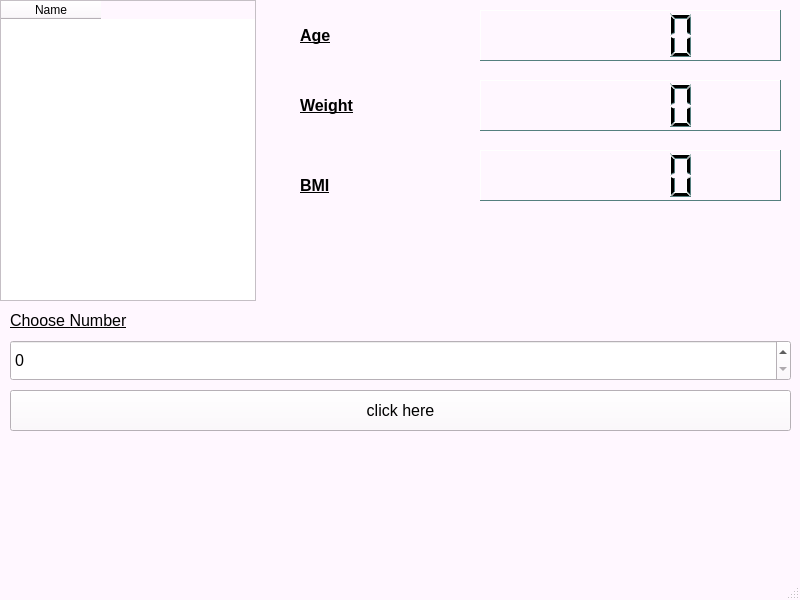
<?xml version="1.0" encoding="UTF-8"?>
<ui version="4.0">
 <class>MainWindow</class>
 <widget class="QMainWindow" name="MainWindow">
  <property name="geometry">
   <rect>
    <x>0</x>
    <y>0</y>
    <width>800</width>
    <height>600</height>
   </rect>
  </property>
  <property name="palette">
   <palette>
    <active>
     <colorrole role="WindowText">
      <brush brushstyle="SolidPattern">
       <color alpha="255">
        <red>0</red>
        <green>0</green>
        <blue>0</blue>
       </color>
      </brush>
     </colorrole>
     <colorrole role="Button">
      <brush brushstyle="SolidPattern">
       <color alpha="255">
        <red>255</red>
        <green>247</green>
        <blue>255</blue>
       </color>
      </brush>
     </colorrole>
     <colorrole role="Light">
      <brush brushstyle="SolidPattern">
       <color alpha="255">
        <red>255</red>
        <green>255</green>
        <blue>255</blue>
       </color>
      </brush>
     </colorrole>
     <colorrole role="Midlight">
      <brush brushstyle="SolidPattern">
       <color alpha="255">
        <red>255</red>
        <green>251</green>
        <blue>255</blue>
       </color>
      </brush>
     </colorrole>
     <colorrole role="Dark">
      <brush brushstyle="SolidPattern">
       <color alpha="255">
        <red>127</red>
        <green>123</green>
        <blue>127</blue>
       </color>
      </brush>
     </colorrole>
     <colorrole role="Mid">
      <brush brushstyle="SolidPattern">
       <color alpha="255">
        <red>170</red>
        <green>165</green>
        <blue>170</blue>
       </color>
      </brush>
     </colorrole>
     <colorrole role="Text">
      <brush brushstyle="SolidPattern">
       <color alpha="255">
        <red>0</red>
        <green>0</green>
        <blue>0</blue>
       </color>
      </brush>
     </colorrole>
     <colorrole role="BrightText">
      <brush brushstyle="SolidPattern">
       <color alpha="255">
        <red>255</red>
        <green>255</green>
        <blue>255</blue>
       </color>
      </brush>
     </colorrole>
     <colorrole role="ButtonText">
      <brush brushstyle="SolidPattern">
       <color alpha="255">
        <red>0</red>
        <green>0</green>
        <blue>0</blue>
       </color>
      </brush>
     </colorrole>
     <colorrole role="Base">
      <brush brushstyle="SolidPattern">
       <color alpha="255">
        <red>255</red>
        <green>255</green>
        <blue>255</blue>
       </color>
      </brush>
     </colorrole>
     <colorrole role="Window">
      <brush brushstyle="SolidPattern">
       <color alpha="255">
        <red>255</red>
        <green>247</green>
        <blue>255</blue>
       </color>
      </brush>
     </colorrole>
     <colorrole role="Shadow">
      <brush brushstyle="SolidPattern">
       <color alpha="255">
        <red>0</red>
        <green>0</green>
        <blue>0</blue>
       </color>
      </brush>
     </colorrole>
     <colorrole role="AlternateBase">
      <brush brushstyle="SolidPattern">
       <color alpha="255">
        <red>255</red>
        <green>251</green>
        <blue>255</blue>
       </color>
      </brush>
     </colorrole>
     <colorrole role="ToolTipBase">
      <brush brushstyle="SolidPattern">
       <color alpha="255">
        <red>255</red>
        <green>255</green>
        <blue>220</blue>
       </color>
      </brush>
     </colorrole>
     <colorrole role="ToolTipText">
      <brush brushstyle="SolidPattern">
       <color alpha="255">
        <red>0</red>
        <green>0</green>
        <blue>0</blue>
       </color>
      </brush>
     </colorrole>
    </active>
    <inactive>
     <colorrole role="WindowText">
      <brush brushstyle="SolidPattern">
       <color alpha="255">
        <red>0</red>
        <green>0</green>
        <blue>0</blue>
       </color>
      </brush>
     </colorrole>
     <colorrole role="Button">
      <brush brushstyle="SolidPattern">
       <color alpha="255">
        <red>255</red>
        <green>247</green>
        <blue>255</blue>
       </color>
      </brush>
     </colorrole>
     <colorrole role="Light">
      <brush brushstyle="SolidPattern">
       <color alpha="255">
        <red>255</red>
        <green>255</green>
        <blue>255</blue>
       </color>
      </brush>
     </colorrole>
     <colorrole role="Midlight">
      <brush brushstyle="SolidPattern">
       <color alpha="255">
        <red>255</red>
        <green>251</green>
        <blue>255</blue>
       </color>
      </brush>
     </colorrole>
     <colorrole role="Dark">
      <brush brushstyle="SolidPattern">
       <color alpha="255">
        <red>127</red>
        <green>123</green>
        <blue>127</blue>
       </color>
      </brush>
     </colorrole>
     <colorrole role="Mid">
      <brush brushstyle="SolidPattern">
       <color alpha="255">
        <red>170</red>
        <green>165</green>
        <blue>170</blue>
       </color>
      </brush>
     </colorrole>
     <colorrole role="Text">
      <brush brushstyle="SolidPattern">
       <color alpha="255">
        <red>0</red>
        <green>0</green>
        <blue>0</blue>
       </color>
      </brush>
     </colorrole>
     <colorrole role="BrightText">
      <brush brushstyle="SolidPattern">
       <color alpha="255">
        <red>255</red>
        <green>255</green>
        <blue>255</blue>
       </color>
      </brush>
     </colorrole>
     <colorrole role="ButtonText">
      <brush brushstyle="SolidPattern">
       <color alpha="255">
        <red>0</red>
        <green>0</green>
        <blue>0</blue>
       </color>
      </brush>
     </colorrole>
     <colorrole role="Base">
      <brush brushstyle="SolidPattern">
       <color alpha="255">
        <red>255</red>
        <green>255</green>
        <blue>255</blue>
       </color>
      </brush>
     </colorrole>
     <colorrole role="Window">
      <brush brushstyle="SolidPattern">
       <color alpha="255">
        <red>255</red>
        <green>247</green>
        <blue>255</blue>
       </color>
      </brush>
     </colorrole>
     <colorrole role="Shadow">
      <brush brushstyle="SolidPattern">
       <color alpha="255">
        <red>0</red>
        <green>0</green>
        <blue>0</blue>
       </color>
      </brush>
     </colorrole>
     <colorrole role="AlternateBase">
      <brush brushstyle="SolidPattern">
       <color alpha="255">
        <red>255</red>
        <green>251</green>
        <blue>255</blue>
       </color>
      </brush>
     </colorrole>
     <colorrole role="ToolTipBase">
      <brush brushstyle="SolidPattern">
       <color alpha="255">
        <red>255</red>
        <green>255</green>
        <blue>220</blue>
       </color>
      </brush>
     </colorrole>
     <colorrole role="ToolTipText">
      <brush brushstyle="SolidPattern">
       <color alpha="255">
        <red>0</red>
        <green>0</green>
        <blue>0</blue>
       </color>
      </brush>
     </colorrole>
    </inactive>
    <disabled>
     <colorrole role="WindowText">
      <brush brushstyle="SolidPattern">
       <color alpha="255">
        <red>127</red>
        <green>123</green>
        <blue>127</blue>
       </color>
      </brush>
     </colorrole>
     <colorrole role="Button">
      <brush brushstyle="SolidPattern">
       <color alpha="255">
        <red>255</red>
        <green>247</green>
        <blue>255</blue>
       </color>
      </brush>
     </colorrole>
     <colorrole role="Light">
      <brush brushstyle="SolidPattern">
       <color alpha="255">
        <red>255</red>
        <green>255</green>
        <blue>255</blue>
       </color>
      </brush>
     </colorrole>
     <colorrole role="Midlight">
      <brush brushstyle="SolidPattern">
       <color alpha="255">
        <red>255</red>
        <green>251</green>
        <blue>255</blue>
       </color>
      </brush>
     </colorrole>
     <colorrole role="Dark">
      <brush brushstyle="SolidPattern">
       <color alpha="255">
        <red>127</red>
        <green>123</green>
        <blue>127</blue>
       </color>
      </brush>
     </colorrole>
     <colorrole role="Mid">
      <brush brushstyle="SolidPattern">
       <color alpha="255">
        <red>170</red>
        <green>165</green>
        <blue>170</blue>
       </color>
      </brush>
     </colorrole>
     <colorrole role="Text">
      <brush brushstyle="SolidPattern">
       <color alpha="255">
        <red>127</red>
        <green>123</green>
        <blue>127</blue>
       </color>
      </brush>
     </colorrole>
     <colorrole role="BrightText">
      <brush brushstyle="SolidPattern">
       <color alpha="255">
        <red>255</red>
        <green>255</green>
        <blue>255</blue>
       </color>
      </brush>
     </colorrole>
     <colorrole role="ButtonText">
      <brush brushstyle="SolidPattern">
       <color alpha="255">
        <red>127</red>
        <green>123</green>
        <blue>127</blue>
       </color>
      </brush>
     </colorrole>
     <colorrole role="Base">
      <brush brushstyle="SolidPattern">
       <color alpha="255">
        <red>255</red>
        <green>247</green>
        <blue>255</blue>
       </color>
      </brush>
     </colorrole>
     <colorrole role="Window">
      <brush brushstyle="SolidPattern">
       <color alpha="255">
        <red>255</red>
        <green>247</green>
        <blue>255</blue>
       </color>
      </brush>
     </colorrole>
     <colorrole role="Shadow">
      <brush brushstyle="SolidPattern">
       <color alpha="255">
        <red>0</red>
        <green>0</green>
        <blue>0</blue>
       </color>
      </brush>
     </colorrole>
     <colorrole role="AlternateBase">
      <brush brushstyle="SolidPattern">
       <color alpha="255">
        <red>255</red>
        <green>247</green>
        <blue>255</blue>
       </color>
      </brush>
     </colorrole>
     <colorrole role="ToolTipBase">
      <brush brushstyle="SolidPattern">
       <color alpha="255">
        <red>255</red>
        <green>255</green>
        <blue>220</blue>
       </color>
      </brush>
     </colorrole>
     <colorrole role="ToolTipText">
      <brush brushstyle="SolidPattern">
       <color alpha="255">
        <red>0</red>
        <green>0</green>
        <blue>0</blue>
       </color>
      </brush>
     </colorrole>
    </disabled>
   </palette>
  </property>
  <property name="windowTitle">
   <string>MainWindow</string>
  </property>
  <widget class="QWidget" name="centralwidget">
   <widget class="QTableWidget" name="tableWidget">
    <property name="geometry">
     <rect>
      <x>0</x>
      <y>0</y>
      <width>256</width>
      <height>301</height>
     </rect>
    </property>
    <column>
     <property name="text">
      <string>Name</string>
     </property>
    </column>
   </widget>
   <widget class="QLabel" name="label">
    <property name="geometry">
     <rect>
      <x>10</x>
      <y>300</y>
      <width>781</width>
      <height>41</height>
     </rect>
    </property>
    <property name="font">
     <font>
      <family>Arial</family>
      <pointsize>12</pointsize>
      <underline>true</underline>
     </font>
    </property>
    <property name="text">
     <string>Choose Number</string>
    </property>
   </widget>
   <widget class="QSpinBox" name="spinBox">
    <property name="geometry">
     <rect>
      <x>10</x>
      <y>340</y>
      <width>781</width>
      <height>41</height>
     </rect>
    </property>
    <property name="font">
     <font>
      <family>Arial</family>
      <pointsize>12</pointsize>
     </font>
    </property>
   </widget>
   <widget class="QPushButton" name="pushButton">
    <property name="geometry">
     <rect>
      <x>10</x>
      <y>390</y>
      <width>781</width>
      <height>41</height>
     </rect>
    </property>
    <property name="font">
     <font>
      <family>Arial</family>
      <pointsize>12</pointsize>
     </font>
    </property>
    <property name="text">
     <string>click here</string>
    </property>
   </widget>
   <widget class="QLabel" name="label_2">
    <property name="geometry">
     <rect>
      <x>300</x>
      <y>0</y>
      <width>151</width>
      <height>71</height>
     </rect>
    </property>
    <property name="font">
     <font>
      <family>Arial</family>
      <pointsize>12</pointsize>
      <weight>75</weight>
      <bold>true</bold>
      <underline>true</underline>
     </font>
    </property>
    <property name="text">
     <string>Age</string>
    </property>
   </widget>
   <widget class="QLabel" name="label_3">
    <property name="geometry">
     <rect>
      <x>300</x>
      <y>80</y>
      <width>121</width>
      <height>51</height>
     </rect>
    </property>
    <property name="font">
     <font>
      <family>Arial</family>
      <pointsize>12</pointsize>
      <weight>75</weight>
      <bold>true</bold>
      <underline>true</underline>
     </font>
    </property>
    <property name="text">
     <string>Weight</string>
    </property>
   </widget>
   <widget class="QLabel" name="label_4">
    <property name="geometry">
     <rect>
      <x>300</x>
      <y>160</y>
      <width>121</width>
      <height>51</height>
     </rect>
    </property>
    <property name="font">
     <font>
      <family>Arial</family>
      <pointsize>12</pointsize>
      <weight>75</weight>
      <bold>true</bold>
      <underline>true</underline>
     </font>
    </property>
    <property name="text">
     <string>BMI</string>
    </property>
   </widget>
   <widget class="QLCDNumber" name="lcdNumber">
    <property name="geometry">
     <rect>
      <x>480</x>
      <y>10</y>
      <width>301</width>
      <height>51</height>
     </rect>
    </property>
    <property name="palette">
     <palette>
      <active>
       <colorrole role="WindowText">
        <brush brushstyle="SolidPattern">
         <color alpha="255">
          <red>0</red>
          <green>0</green>
          <blue>0</blue>
         </color>
        </brush>
       </colorrole>
       <colorrole role="Button">
        <brush brushstyle="SolidPattern">
         <color alpha="255">
          <red>170</red>
          <green>255</green>
          <blue>255</blue>
         </color>
        </brush>
       </colorrole>
       <colorrole role="Light">
        <brush brushstyle="SolidPattern">
         <color alpha="255">
          <red>255</red>
          <green>255</green>
          <blue>255</blue>
         </color>
        </brush>
       </colorrole>
       <colorrole role="Midlight">
        <brush brushstyle="SolidPattern">
         <color alpha="255">
          <red>212</red>
          <green>255</green>
          <blue>255</blue>
         </color>
        </brush>
       </colorrole>
       <colorrole role="Dark">
        <brush brushstyle="SolidPattern">
         <color alpha="255">
          <red>85</red>
          <green>127</green>
          <blue>127</blue>
         </color>
        </brush>
       </colorrole>
       <colorrole role="Mid">
        <brush brushstyle="SolidPattern">
         <color alpha="255">
          <red>113</red>
          <green>170</green>
          <blue>170</blue>
         </color>
        </brush>
       </colorrole>
       <colorrole role="Text">
        <brush brushstyle="SolidPattern">
         <color alpha="255">
          <red>0</red>
          <green>0</green>
          <blue>0</blue>
         </color>
        </brush>
       </colorrole>
       <colorrole role="BrightText">
        <brush brushstyle="SolidPattern">
         <color alpha="255">
          <red>255</red>
          <green>255</green>
          <blue>255</blue>
         </color>
        </brush>
       </colorrole>
       <colorrole role="ButtonText">
        <brush brushstyle="SolidPattern">
         <color alpha="255">
          <red>0</red>
          <green>0</green>
          <blue>0</blue>
         </color>
        </brush>
       </colorrole>
       <colorrole role="Base">
        <brush brushstyle="SolidPattern">
         <color alpha="255">
          <red>255</red>
          <green>255</green>
          <blue>255</blue>
         </color>
        </brush>
       </colorrole>
       <colorrole role="Window">
        <brush brushstyle="SolidPattern">
         <color alpha="255">
          <red>170</red>
          <green>255</green>
          <blue>255</blue>
         </color>
        </brush>
       </colorrole>
       <colorrole role="Shadow">
        <brush brushstyle="SolidPattern">
         <color alpha="255">
          <red>0</red>
          <green>0</green>
          <blue>0</blue>
         </color>
        </brush>
       </colorrole>
       <colorrole role="AlternateBase">
        <brush brushstyle="SolidPattern">
         <color alpha="255">
          <red>212</red>
          <green>255</green>
          <blue>255</blue>
         </color>
        </brush>
       </colorrole>
       <colorrole role="ToolTipBase">
        <brush brushstyle="SolidPattern">
         <color alpha="255">
          <red>255</red>
          <green>255</green>
          <blue>220</blue>
         </color>
        </brush>
       </colorrole>
       <colorrole role="ToolTipText">
        <brush brushstyle="SolidPattern">
         <color alpha="255">
          <red>0</red>
          <green>0</green>
          <blue>0</blue>
         </color>
        </brush>
       </colorrole>
      </active>
      <inactive>
       <colorrole role="WindowText">
        <brush brushstyle="SolidPattern">
         <color alpha="255">
          <red>0</red>
          <green>0</green>
          <blue>0</blue>
         </color>
        </brush>
       </colorrole>
       <colorrole role="Button">
        <brush brushstyle="SolidPattern">
         <color alpha="255">
          <red>170</red>
          <green>255</green>
          <blue>255</blue>
         </color>
        </brush>
       </colorrole>
       <colorrole role="Light">
        <brush brushstyle="SolidPattern">
         <color alpha="255">
          <red>255</red>
          <green>255</green>
          <blue>255</blue>
         </color>
        </brush>
       </colorrole>
       <colorrole role="Midlight">
        <brush brushstyle="SolidPattern">
         <color alpha="255">
          <red>212</red>
          <green>255</green>
          <blue>255</blue>
         </color>
        </brush>
       </colorrole>
       <colorrole role="Dark">
        <brush brushstyle="SolidPattern">
         <color alpha="255">
          <red>85</red>
          <green>127</green>
          <blue>127</blue>
         </color>
        </brush>
       </colorrole>
       <colorrole role="Mid">
        <brush brushstyle="SolidPattern">
         <color alpha="255">
          <red>113</red>
          <green>170</green>
          <blue>170</blue>
         </color>
        </brush>
       </colorrole>
       <colorrole role="Text">
        <brush brushstyle="SolidPattern">
         <color alpha="255">
          <red>0</red>
          <green>0</green>
          <blue>0</blue>
         </color>
        </brush>
       </colorrole>
       <colorrole role="BrightText">
        <brush brushstyle="SolidPattern">
         <color alpha="255">
          <red>255</red>
          <green>255</green>
          <blue>255</blue>
         </color>
        </brush>
       </colorrole>
       <colorrole role="ButtonText">
        <brush brushstyle="SolidPattern">
         <color alpha="255">
          <red>0</red>
          <green>0</green>
          <blue>0</blue>
         </color>
        </brush>
       </colorrole>
       <colorrole role="Base">
        <brush brushstyle="SolidPattern">
         <color alpha="255">
          <red>255</red>
          <green>255</green>
          <blue>255</blue>
         </color>
        </brush>
       </colorrole>
       <colorrole role="Window">
        <brush brushstyle="SolidPattern">
         <color alpha="255">
          <red>170</red>
          <green>255</green>
          <blue>255</blue>
         </color>
        </brush>
       </colorrole>
       <colorrole role="Shadow">
        <brush brushstyle="SolidPattern">
         <color alpha="255">
          <red>0</red>
          <green>0</green>
          <blue>0</blue>
         </color>
        </brush>
       </colorrole>
       <colorrole role="AlternateBase">
        <brush brushstyle="SolidPattern">
         <color alpha="255">
          <red>212</red>
          <green>255</green>
          <blue>255</blue>
         </color>
        </brush>
       </colorrole>
       <colorrole role="ToolTipBase">
        <brush brushstyle="SolidPattern">
         <color alpha="255">
          <red>255</red>
          <green>255</green>
          <blue>220</blue>
         </color>
        </brush>
       </colorrole>
       <colorrole role="ToolTipText">
        <brush brushstyle="SolidPattern">
         <color alpha="255">
          <red>0</red>
          <green>0</green>
          <blue>0</blue>
         </color>
        </brush>
       </colorrole>
      </inactive>
      <disabled>
       <colorrole role="WindowText">
        <brush brushstyle="SolidPattern">
         <color alpha="255">
          <red>85</red>
          <green>127</green>
          <blue>127</blue>
         </color>
        </brush>
       </colorrole>
       <colorrole role="Button">
        <brush brushstyle="SolidPattern">
         <color alpha="255">
          <red>170</red>
          <green>255</green>
          <blue>255</blue>
         </color>
        </brush>
       </colorrole>
       <colorrole role="Light">
        <brush brushstyle="SolidPattern">
         <color alpha="255">
          <red>255</red>
          <green>255</green>
          <blue>255</blue>
         </color>
        </brush>
       </colorrole>
       <colorrole role="Midlight">
        <brush brushstyle="SolidPattern">
         <color alpha="255">
          <red>212</red>
          <green>255</green>
          <blue>255</blue>
         </color>
        </brush>
       </colorrole>
       <colorrole role="Dark">
        <brush brushstyle="SolidPattern">
         <color alpha="255">
          <red>85</red>
          <green>127</green>
          <blue>127</blue>
         </color>
        </brush>
       </colorrole>
       <colorrole role="Mid">
        <brush brushstyle="SolidPattern">
         <color alpha="255">
          <red>113</red>
          <green>170</green>
          <blue>170</blue>
         </color>
        </brush>
       </colorrole>
       <colorrole role="Text">
        <brush brushstyle="SolidPattern">
         <color alpha="255">
          <red>85</red>
          <green>127</green>
          <blue>127</blue>
         </color>
        </brush>
       </colorrole>
       <colorrole role="BrightText">
        <brush brushstyle="SolidPattern">
         <color alpha="255">
          <red>255</red>
          <green>255</green>
          <blue>255</blue>
         </color>
        </brush>
       </colorrole>
       <colorrole role="ButtonText">
        <brush brushstyle="SolidPattern">
         <color alpha="255">
          <red>85</red>
          <green>127</green>
          <blue>127</blue>
         </color>
        </brush>
       </colorrole>
       <colorrole role="Base">
        <brush brushstyle="SolidPattern">
         <color alpha="255">
          <red>170</red>
          <green>255</green>
          <blue>255</blue>
         </color>
        </brush>
       </colorrole>
       <colorrole role="Window">
        <brush brushstyle="SolidPattern">
         <color alpha="255">
          <red>170</red>
          <green>255</green>
          <blue>255</blue>
         </color>
        </brush>
       </colorrole>
       <colorrole role="Shadow">
        <brush brushstyle="SolidPattern">
         <color alpha="255">
          <red>0</red>
          <green>0</green>
          <blue>0</blue>
         </color>
        </brush>
       </colorrole>
       <colorrole role="AlternateBase">
        <brush brushstyle="SolidPattern">
         <color alpha="255">
          <red>170</red>
          <green>255</green>
          <blue>255</blue>
         </color>
        </brush>
       </colorrole>
       <colorrole role="ToolTipBase">
        <brush brushstyle="SolidPattern">
         <color alpha="255">
          <red>255</red>
          <green>255</green>
          <blue>220</blue>
         </color>
        </brush>
       </colorrole>
       <colorrole role="ToolTipText">
        <brush brushstyle="SolidPattern">
         <color alpha="255">
          <red>0</red>
          <green>0</green>
          <blue>0</blue>
         </color>
        </brush>
       </colorrole>
      </disabled>
     </palette>
    </property>
    <property name="frameShape">
     <enum>QFrame::Panel</enum>
    </property>
   </widget>
   <widget class="QLCDNumber" name="lcdNumber_2">
    <property name="geometry">
     <rect>
      <x>480</x>
      <y>80</y>
      <width>301</width>
      <height>51</height>
     </rect>
    </property>
    <property name="palette">
     <palette>
      <active>
       <colorrole role="WindowText">
        <brush brushstyle="SolidPattern">
         <color alpha="255">
          <red>0</red>
          <green>0</green>
          <blue>0</blue>
         </color>
        </brush>
       </colorrole>
       <colorrole role="Button">
        <brush brushstyle="SolidPattern">
         <color alpha="255">
          <red>170</red>
          <green>255</green>
          <blue>255</blue>
         </color>
        </brush>
       </colorrole>
       <colorrole role="Light">
        <brush brushstyle="SolidPattern">
         <color alpha="255">
          <red>255</red>
          <green>255</green>
          <blue>255</blue>
         </color>
        </brush>
       </colorrole>
       <colorrole role="Midlight">
        <brush brushstyle="SolidPattern">
         <color alpha="255">
          <red>212</red>
          <green>255</green>
          <blue>255</blue>
         </color>
        </brush>
       </colorrole>
       <colorrole role="Dark">
        <brush brushstyle="SolidPattern">
         <color alpha="255">
          <red>85</red>
          <green>127</green>
          <blue>127</blue>
         </color>
        </brush>
       </colorrole>
       <colorrole role="Mid">
        <brush brushstyle="SolidPattern">
         <color alpha="255">
          <red>113</red>
          <green>170</green>
          <blue>170</blue>
         </color>
        </brush>
       </colorrole>
       <colorrole role="Text">
        <brush brushstyle="SolidPattern">
         <color alpha="255">
          <red>0</red>
          <green>0</green>
          <blue>0</blue>
         </color>
        </brush>
       </colorrole>
       <colorrole role="BrightText">
        <brush brushstyle="SolidPattern">
         <color alpha="255">
          <red>255</red>
          <green>255</green>
          <blue>255</blue>
         </color>
        </brush>
       </colorrole>
       <colorrole role="ButtonText">
        <brush brushstyle="SolidPattern">
         <color alpha="255">
          <red>0</red>
          <green>0</green>
          <blue>0</blue>
         </color>
        </brush>
       </colorrole>
       <colorrole role="Base">
        <brush brushstyle="SolidPattern">
         <color alpha="255">
          <red>255</red>
          <green>255</green>
          <blue>255</blue>
         </color>
        </brush>
       </colorrole>
       <colorrole role="Window">
        <brush brushstyle="SolidPattern">
         <color alpha="255">
          <red>170</red>
          <green>255</green>
          <blue>255</blue>
         </color>
        </brush>
       </colorrole>
       <colorrole role="Shadow">
        <brush brushstyle="SolidPattern">
         <color alpha="255">
          <red>0</red>
          <green>0</green>
          <blue>0</blue>
         </color>
        </brush>
       </colorrole>
       <colorrole role="AlternateBase">
        <brush brushstyle="SolidPattern">
         <color alpha="255">
          <red>212</red>
          <green>255</green>
          <blue>255</blue>
         </color>
        </brush>
       </colorrole>
       <colorrole role="ToolTipBase">
        <brush brushstyle="SolidPattern">
         <color alpha="255">
          <red>255</red>
          <green>255</green>
          <blue>220</blue>
         </color>
        </brush>
       </colorrole>
       <colorrole role="ToolTipText">
        <brush brushstyle="SolidPattern">
         <color alpha="255">
          <red>0</red>
          <green>0</green>
          <blue>0</blue>
         </color>
        </brush>
       </colorrole>
      </active>
      <inactive>
       <colorrole role="WindowText">
        <brush brushstyle="SolidPattern">
         <color alpha="255">
          <red>0</red>
          <green>0</green>
          <blue>0</blue>
         </color>
        </brush>
       </colorrole>
       <colorrole role="Button">
        <brush brushstyle="SolidPattern">
         <color alpha="255">
          <red>170</red>
          <green>255</green>
          <blue>255</blue>
         </color>
        </brush>
       </colorrole>
       <colorrole role="Light">
        <brush brushstyle="SolidPattern">
         <color alpha="255">
          <red>255</red>
          <green>255</green>
          <blue>255</blue>
         </color>
        </brush>
       </colorrole>
       <colorrole role="Midlight">
        <brush brushstyle="SolidPattern">
         <color alpha="255">
          <red>212</red>
          <green>255</green>
          <blue>255</blue>
         </color>
        </brush>
       </colorrole>
       <colorrole role="Dark">
        <brush brushstyle="SolidPattern">
         <color alpha="255">
          <red>85</red>
          <green>127</green>
          <blue>127</blue>
         </color>
        </brush>
       </colorrole>
       <colorrole role="Mid">
        <brush brushstyle="SolidPattern">
         <color alpha="255">
          <red>113</red>
          <green>170</green>
          <blue>170</blue>
         </color>
        </brush>
       </colorrole>
       <colorrole role="Text">
        <brush brushstyle="SolidPattern">
         <color alpha="255">
          <red>0</red>
          <green>0</green>
          <blue>0</blue>
         </color>
        </brush>
       </colorrole>
       <colorrole role="BrightText">
        <brush brushstyle="SolidPattern">
         <color alpha="255">
          <red>255</red>
          <green>255</green>
          <blue>255</blue>
         </color>
        </brush>
       </colorrole>
       <colorrole role="ButtonText">
        <brush brushstyle="SolidPattern">
         <color alpha="255">
          <red>0</red>
          <green>0</green>
          <blue>0</blue>
         </color>
        </brush>
       </colorrole>
       <colorrole role="Base">
        <brush brushstyle="SolidPattern">
         <color alpha="255">
          <red>255</red>
          <green>255</green>
          <blue>255</blue>
         </color>
        </brush>
       </colorrole>
       <colorrole role="Window">
        <brush brushstyle="SolidPattern">
         <color alpha="255">
          <red>170</red>
          <green>255</green>
          <blue>255</blue>
         </color>
        </brush>
       </colorrole>
       <colorrole role="Shadow">
        <brush brushstyle="SolidPattern">
         <color alpha="255">
          <red>0</red>
          <green>0</green>
          <blue>0</blue>
         </color>
        </brush>
       </colorrole>
       <colorrole role="AlternateBase">
        <brush brushstyle="SolidPattern">
         <color alpha="255">
          <red>212</red>
          <green>255</green>
          <blue>255</blue>
         </color>
        </brush>
       </colorrole>
       <colorrole role="ToolTipBase">
        <brush brushstyle="SolidPattern">
         <color alpha="255">
          <red>255</red>
          <green>255</green>
          <blue>220</blue>
         </color>
        </brush>
       </colorrole>
       <colorrole role="ToolTipText">
        <brush brushstyle="SolidPattern">
         <color alpha="255">
          <red>0</red>
          <green>0</green>
          <blue>0</blue>
         </color>
        </brush>
       </colorrole>
      </inactive>
      <disabled>
       <colorrole role="WindowText">
        <brush brushstyle="SolidPattern">
         <color alpha="255">
          <red>85</red>
          <green>127</green>
          <blue>127</blue>
         </color>
        </brush>
       </colorrole>
       <colorrole role="Button">
        <brush brushstyle="SolidPattern">
         <color alpha="255">
          <red>170</red>
          <green>255</green>
          <blue>255</blue>
         </color>
        </brush>
       </colorrole>
       <colorrole role="Light">
        <brush brushstyle="SolidPattern">
         <color alpha="255">
          <red>255</red>
          <green>255</green>
          <blue>255</blue>
         </color>
        </brush>
       </colorrole>
       <colorrole role="Midlight">
        <brush brushstyle="SolidPattern">
         <color alpha="255">
          <red>212</red>
          <green>255</green>
          <blue>255</blue>
         </color>
        </brush>
       </colorrole>
       <colorrole role="Dark">
        <brush brushstyle="SolidPattern">
         <color alpha="255">
          <red>85</red>
          <green>127</green>
          <blue>127</blue>
         </color>
        </brush>
       </colorrole>
       <colorrole role="Mid">
        <brush brushstyle="SolidPattern">
         <color alpha="255">
          <red>113</red>
          <green>170</green>
          <blue>170</blue>
         </color>
        </brush>
       </colorrole>
       <colorrole role="Text">
        <brush brushstyle="SolidPattern">
         <color alpha="255">
          <red>85</red>
          <green>127</green>
          <blue>127</blue>
         </color>
        </brush>
       </colorrole>
       <colorrole role="BrightText">
        <brush brushstyle="SolidPattern">
         <color alpha="255">
          <red>255</red>
          <green>255</green>
          <blue>255</blue>
         </color>
        </brush>
       </colorrole>
       <colorrole role="ButtonText">
        <brush brushstyle="SolidPattern">
         <color alpha="255">
          <red>85</red>
          <green>127</green>
          <blue>127</blue>
         </color>
        </brush>
       </colorrole>
       <colorrole role="Base">
        <brush brushstyle="SolidPattern">
         <color alpha="255">
          <red>170</red>
          <green>255</green>
          <blue>255</blue>
         </color>
        </brush>
       </colorrole>
       <colorrole role="Window">
        <brush brushstyle="SolidPattern">
         <color alpha="255">
          <red>170</red>
          <green>255</green>
          <blue>255</blue>
         </color>
        </brush>
       </colorrole>
       <colorrole role="Shadow">
        <brush brushstyle="SolidPattern">
         <color alpha="255">
          <red>0</red>
          <green>0</green>
          <blue>0</blue>
         </color>
        </brush>
       </colorrole>
       <colorrole role="AlternateBase">
        <brush brushstyle="SolidPattern">
         <color alpha="255">
          <red>170</red>
          <green>255</green>
          <blue>255</blue>
         </color>
        </brush>
       </colorrole>
       <colorrole role="ToolTipBase">
        <brush brushstyle="SolidPattern">
         <color alpha="255">
          <red>255</red>
          <green>255</green>
          <blue>220</blue>
         </color>
        </brush>
       </colorrole>
       <colorrole role="ToolTipText">
        <brush brushstyle="SolidPattern">
         <color alpha="255">
          <red>0</red>
          <green>0</green>
          <blue>0</blue>
         </color>
        </brush>
       </colorrole>
      </disabled>
     </palette>
    </property>
    <property name="frameShape">
     <enum>QFrame::Panel</enum>
    </property>
   </widget>
   <widget class="QLCDNumber" name="lcdNumber_3">
    <property name="geometry">
     <rect>
      <x>480</x>
      <y>150</y>
      <width>301</width>
      <height>51</height>
     </rect>
    </property>
    <property name="palette">
     <palette>
      <active>
       <colorrole role="WindowText">
        <brush brushstyle="SolidPattern">
         <color alpha="255">
          <red>0</red>
          <green>0</green>
          <blue>0</blue>
         </color>
        </brush>
       </colorrole>
       <colorrole role="Button">
        <brush brushstyle="SolidPattern">
         <color alpha="255">
          <red>170</red>
          <green>255</green>
          <blue>255</blue>
         </color>
        </brush>
       </colorrole>
       <colorrole role="Light">
        <brush brushstyle="SolidPattern">
         <color alpha="255">
          <red>255</red>
          <green>255</green>
          <blue>255</blue>
         </color>
        </brush>
       </colorrole>
       <colorrole role="Midlight">
        <brush brushstyle="SolidPattern">
         <color alpha="255">
          <red>212</red>
          <green>255</green>
          <blue>255</blue>
         </color>
        </brush>
       </colorrole>
       <colorrole role="Dark">
        <brush brushstyle="SolidPattern">
         <color alpha="255">
          <red>85</red>
          <green>127</green>
          <blue>127</blue>
         </color>
        </brush>
       </colorrole>
       <colorrole role="Mid">
        <brush brushstyle="SolidPattern">
         <color alpha="255">
          <red>113</red>
          <green>170</green>
          <blue>170</blue>
         </color>
        </brush>
       </colorrole>
       <colorrole role="Text">
        <brush brushstyle="SolidPattern">
         <color alpha="255">
          <red>0</red>
          <green>0</green>
          <blue>0</blue>
         </color>
        </brush>
       </colorrole>
       <colorrole role="BrightText">
        <brush brushstyle="SolidPattern">
         <color alpha="255">
          <red>255</red>
          <green>255</green>
          <blue>255</blue>
         </color>
        </brush>
       </colorrole>
       <colorrole role="ButtonText">
        <brush brushstyle="SolidPattern">
         <color alpha="255">
          <red>0</red>
          <green>0</green>
          <blue>0</blue>
         </color>
        </brush>
       </colorrole>
       <colorrole role="Base">
        <brush brushstyle="SolidPattern">
         <color alpha="255">
          <red>255</red>
          <green>255</green>
          <blue>255</blue>
         </color>
        </brush>
       </colorrole>
       <colorrole role="Window">
        <brush brushstyle="SolidPattern">
         <color alpha="255">
          <red>170</red>
          <green>255</green>
          <blue>255</blue>
         </color>
        </brush>
       </colorrole>
       <colorrole role="Shadow">
        <brush brushstyle="SolidPattern">
         <color alpha="255">
          <red>0</red>
          <green>0</green>
          <blue>0</blue>
         </color>
        </brush>
       </colorrole>
       <colorrole role="AlternateBase">
        <brush brushstyle="SolidPattern">
         <color alpha="255">
          <red>212</red>
          <green>255</green>
          <blue>255</blue>
         </color>
        </brush>
       </colorrole>
       <colorrole role="ToolTipBase">
        <brush brushstyle="SolidPattern">
         <color alpha="255">
          <red>255</red>
          <green>255</green>
          <blue>220</blue>
         </color>
        </brush>
       </colorrole>
       <colorrole role="ToolTipText">
        <brush brushstyle="SolidPattern">
         <color alpha="255">
          <red>0</red>
          <green>0</green>
          <blue>0</blue>
         </color>
        </brush>
       </colorrole>
      </active>
      <inactive>
       <colorrole role="WindowText">
        <brush brushstyle="SolidPattern">
         <color alpha="255">
          <red>0</red>
          <green>0</green>
          <blue>0</blue>
         </color>
        </brush>
       </colorrole>
       <colorrole role="Button">
        <brush brushstyle="SolidPattern">
         <color alpha="255">
          <red>170</red>
          <green>255</green>
          <blue>255</blue>
         </color>
        </brush>
       </colorrole>
       <colorrole role="Light">
        <brush brushstyle="SolidPattern">
         <color alpha="255">
          <red>255</red>
          <green>255</green>
          <blue>255</blue>
         </color>
        </brush>
       </colorrole>
       <colorrole role="Midlight">
        <brush brushstyle="SolidPattern">
         <color alpha="255">
          <red>212</red>
          <green>255</green>
          <blue>255</blue>
         </color>
        </brush>
       </colorrole>
       <colorrole role="Dark">
        <brush brushstyle="SolidPattern">
         <color alpha="255">
          <red>85</red>
          <green>127</green>
          <blue>127</blue>
         </color>
        </brush>
       </colorrole>
       <colorrole role="Mid">
        <brush brushstyle="SolidPattern">
         <color alpha="255">
          <red>113</red>
          <green>170</green>
          <blue>170</blue>
         </color>
        </brush>
       </colorrole>
       <colorrole role="Text">
        <brush brushstyle="SolidPattern">
         <color alpha="255">
          <red>0</red>
          <green>0</green>
          <blue>0</blue>
         </color>
        </brush>
       </colorrole>
       <colorrole role="BrightText">
        <brush brushstyle="SolidPattern">
         <color alpha="255">
          <red>255</red>
          <green>255</green>
          <blue>255</blue>
         </color>
        </brush>
       </colorrole>
       <colorrole role="ButtonText">
        <brush brushstyle="SolidPattern">
         <color alpha="255">
          <red>0</red>
          <green>0</green>
          <blue>0</blue>
         </color>
        </brush>
       </colorrole>
       <colorrole role="Base">
        <brush brushstyle="SolidPattern">
         <color alpha="255">
          <red>255</red>
          <green>255</green>
          <blue>255</blue>
         </color>
        </brush>
       </colorrole>
       <colorrole role="Window">
        <brush brushstyle="SolidPattern">
         <color alpha="255">
          <red>170</red>
          <green>255</green>
          <blue>255</blue>
         </color>
        </brush>
       </colorrole>
       <colorrole role="Shadow">
        <brush brushstyle="SolidPattern">
         <color alpha="255">
          <red>0</red>
          <green>0</green>
          <blue>0</blue>
         </color>
        </brush>
       </colorrole>
       <colorrole role="AlternateBase">
        <brush brushstyle="SolidPattern">
         <color alpha="255">
          <red>212</red>
          <green>255</green>
          <blue>255</blue>
         </color>
        </brush>
       </colorrole>
       <colorrole role="ToolTipBase">
        <brush brushstyle="SolidPattern">
         <color alpha="255">
          <red>255</red>
          <green>255</green>
          <blue>220</blue>
         </color>
        </brush>
       </colorrole>
       <colorrole role="ToolTipText">
        <brush brushstyle="SolidPattern">
         <color alpha="255">
          <red>0</red>
          <green>0</green>
          <blue>0</blue>
         </color>
        </brush>
       </colorrole>
      </inactive>
      <disabled>
       <colorrole role="WindowText">
        <brush brushstyle="SolidPattern">
         <color alpha="255">
          <red>85</red>
          <green>127</green>
          <blue>127</blue>
         </color>
        </brush>
       </colorrole>
       <colorrole role="Button">
        <brush brushstyle="SolidPattern">
         <color alpha="255">
          <red>170</red>
          <green>255</green>
          <blue>255</blue>
         </color>
        </brush>
       </colorrole>
       <colorrole role="Light">
        <brush brushstyle="SolidPattern">
         <color alpha="255">
          <red>255</red>
          <green>255</green>
          <blue>255</blue>
         </color>
        </brush>
       </colorrole>
       <colorrole role="Midlight">
        <brush brushstyle="SolidPattern">
         <color alpha="255">
          <red>212</red>
          <green>255</green>
          <blue>255</blue>
         </color>
        </brush>
       </colorrole>
       <colorrole role="Dark">
        <brush brushstyle="SolidPattern">
         <color alpha="255">
          <red>85</red>
          <green>127</green>
          <blue>127</blue>
         </color>
        </brush>
       </colorrole>
       <colorrole role="Mid">
        <brush brushstyle="SolidPattern">
         <color alpha="255">
          <red>113</red>
          <green>170</green>
          <blue>170</blue>
         </color>
        </brush>
       </colorrole>
       <colorrole role="Text">
        <brush brushstyle="SolidPattern">
         <color alpha="255">
          <red>85</red>
          <green>127</green>
          <blue>127</blue>
         </color>
        </brush>
       </colorrole>
       <colorrole role="BrightText">
        <brush brushstyle="SolidPattern">
         <color alpha="255">
          <red>255</red>
          <green>255</green>
          <blue>255</blue>
         </color>
        </brush>
       </colorrole>
       <colorrole role="ButtonText">
        <brush brushstyle="SolidPattern">
         <color alpha="255">
          <red>85</red>
          <green>127</green>
          <blue>127</blue>
         </color>
        </brush>
       </colorrole>
       <colorrole role="Base">
        <brush brushstyle="SolidPattern">
         <color alpha="255">
          <red>170</red>
          <green>255</green>
          <blue>255</blue>
         </color>
        </brush>
       </colorrole>
       <colorrole role="Window">
        <brush brushstyle="SolidPattern">
         <color alpha="255">
          <red>170</red>
          <green>255</green>
          <blue>255</blue>
         </color>
        </brush>
       </colorrole>
       <colorrole role="Shadow">
        <brush brushstyle="SolidPattern">
         <color alpha="255">
          <red>0</red>
          <green>0</green>
          <blue>0</blue>
         </color>
        </brush>
       </colorrole>
       <colorrole role="AlternateBase">
        <brush brushstyle="SolidPattern">
         <color alpha="255">
          <red>170</red>
          <green>255</green>
          <blue>255</blue>
         </color>
        </brush>
       </colorrole>
       <colorrole role="ToolTipBase">
        <brush brushstyle="SolidPattern">
         <color alpha="255">
          <red>255</red>
          <green>255</green>
          <blue>220</blue>
         </color>
        </brush>
       </colorrole>
       <colorrole role="ToolTipText">
        <brush brushstyle="SolidPattern">
         <color alpha="255">
          <red>0</red>
          <green>0</green>
          <blue>0</blue>
         </color>
        </brush>
       </colorrole>
      </disabled>
     </palette>
    </property>
    <property name="autoFillBackground">
     <bool>false</bool>
    </property>
    <property name="frameShape">
     <enum>QFrame::Panel</enum>
    </property>
    <property name="segmentStyle">
     <enum>QLCDNumber::Filled</enum>
    </property>
   </widget>
  </widget>
  <widget class="QMenuBar" name="menubar">
   <property name="geometry">
    <rect>
     <x>0</x>
     <y>0</y>
     <width>800</width>
     <height>22</height>
    </rect>
   </property>
  </widget>
  <widget class="QStatusBar" name="statusbar"/>
 </widget>
 <resources/>
 <connections/>
</ui>
